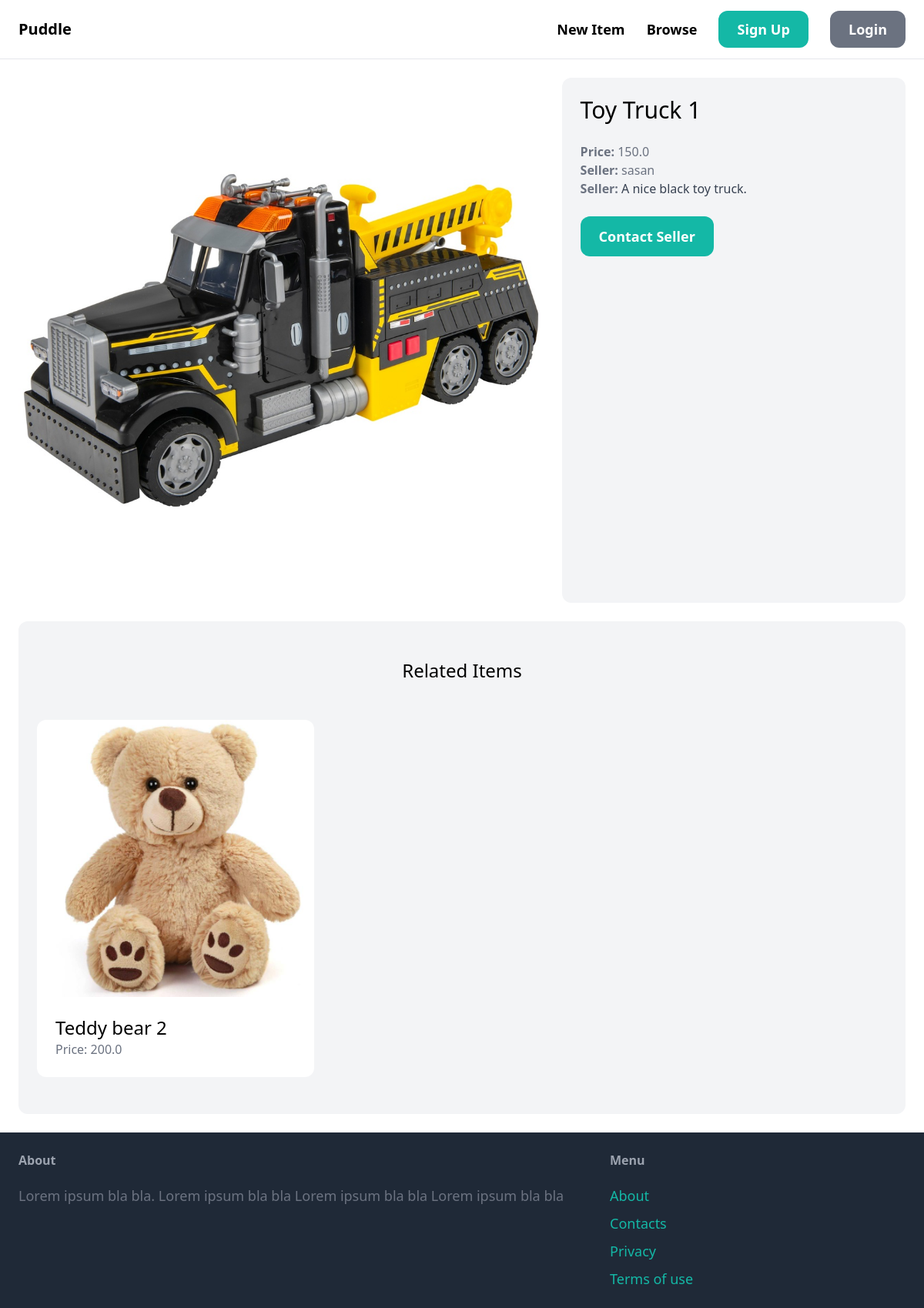
/items/6/, run on the app's committed database.
### item/models.py (models this page shows, shortened)
class Item(models.Model):
  category = models.ForeignKey(Category, related_name='items', on_delete=models.CASCADE)
  name = models.CharField(max_length=255)
  description = models.TextField(blank=True, null=True)
  price = models.FloatField()
  image = models.ImageField(upload_to='item_images', blank=True, null=True)
  is_sold = models.BooleanField(default=False)
  created_by = models.ForeignKey(User, related_name='items', on_delete=models.CASCADE)
  created_at = models.DateTimeField(auto_now_add=True)

### item/views.py (the view)
# urls.py: path('<int:pk>/', views.details, name='details'),
def details(request, pk):
  item = get_object_or_404(Item, pk=pk)
  related_items = Item.objects.filter(category=item.category, is_sold=False).exclude(pk=pk)[0:3]
  return render(request, 'item/detail.html', {
    'item': item,
    'related_items': related_items
  })

### item/templates/item/detail.html (shortened to what this page needs)
{% extends 'core/base.html' %}
{% block content %}
  <div class="grid grid-cols-5 gap-6">
    <div class="col-span-3 flex justify-center">
      <img src="{{ item.image.url }}" class="rounded-xl">
    </div>
    <div class="col-span-2 p-6 bg-gray-100 rounded-xl">
      <h1 class="mb-6 text-3xl">{{ item.name }}</h1>
      <p class="text-gray-500"><strong>Price: </strong>{{ item.price }}</p>
      <p class="text-gray-500"><strong>Seller: </strong>{{ item.created_by }}</p>
      {% if item.description %}
        <p class="text-gray-700">
          <strong class="text-gray-500">Seller: </strong>{{ item.description }}
        </p>
      {% endif %}
      {% if request.user == item.created_by %}
        <div class="mt-6 p-6 bg-white rounded-xl">
          <p> This is your item! </p>
          <a href="{% url 'item:edit' item.id %}" class="inline-block mt-6 py-4 px-6 font-semibold
          bg-teal-500 text-white rounded-xl hover:bg-teal-700">Edit</a>
          <a href="{% url 'item:delete' item.id %}" class="inline-block mt-6 py-4 px-6 font-semibold
          bg-red-500 text-white rounded-xl hover:bg-red-700">Delete</a>
        </div>
      {% else %}
        <a href="#" class="inline-block mt-6 px-6 py-3 text-lg font-semibold bg-teal-500 text-white
        rounded-xl hover:bg-teal-700">Contact Seller</a>
      {% endif %}
    </div>
  </div>
  <div class="mt-6 px-6 py-12 bg-gray-100 rounded-xl">
    <h2 class="mb-12 text-2xl text-center">Related Items</h2>
    {% if related_items %}
      <div class="grid grid-cols-3 gap-3 justify-items-center">
          {% for item in related_items %}
            <div>
              <a href="{% url 'item:details' item.id %}">
                <div class="flex justify-center">
                  <img src="{{ item.image.url }}" class="rounded-t-xl w-96">
                </div>
                <div class="p-6 bg-white rounded-b-xl">
                  <h2 class="text-2xl">{{ item.name }}</h2>
                  <p class="text-gray-500">Price: {{ item.price }}</p>
                </div>
              </a>
            </div>
          {% endfor %}
      </div>
    {% else %}
      <div class="ms-12 text-lg text-gray-500">No related items.</div>
    {% endif %}
  </div>
{% endblock %}

### data on the page
Item: image (picture), name "Toy Truck 1", price "150.0", created_by "sasan", description "A nice black toy truck."
Item: image (picture), name "Teddy bear 2", price "200.0"
